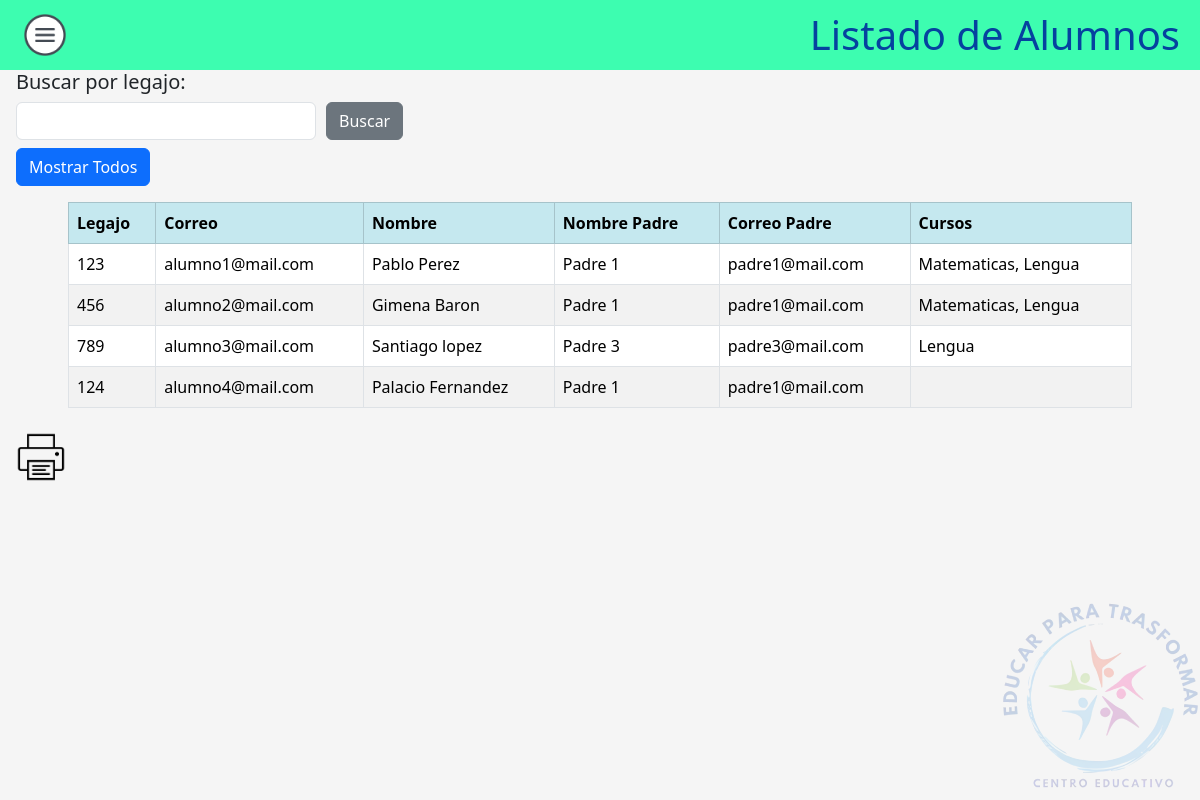
/Personal/totalAlumnos.php, run on the app's committed database.
### tables this page shows
CREATE TABLE `alumno` (
  `id` int(11) NOT NULL,
  `correo` varchar(50) DEFAULT NULL,
  `password` varchar(50) DEFAULT NULL,
  `idPadre` int(11) DEFAULT NULL,
  `legajo` int(30) NOT NULL,
  `nombre` varchar(50) NOT NULL
);

CREATE TABLE `padre` (
  `id` int(11) NOT NULL,
  `correo` varchar(50) DEFAULT NULL,
  `password` varchar(50) DEFAULT NULL,
  `legajo` int(30) NOT NULL,
  `nombre` varchar(50) NOT NULL
);

CREATE TABLE `curso` (
  `id` int(11) NOT NULL,
  `nombre` varchar(50) NOT NULL
);

### Personal/totalAlumnos.php (the view, shortened to what this page needs)
<!DOCTYPE html>
<html>
<head>
  <link href="https://cdn.jsdelivr.net/npm/bootstrap@5.3.2/dist/css/bootstrap.min.css" rel="stylesheet">
  <link rel="stylesheet" href="../Css/styles.css">
</head>
<body>
  <header class="header no-print">
    <a type="button" data-bs-toggle="offcanvas" data-bs-target="#offcanvasExample" aria-controls="offcanvasExample">
      <img src="../Css/hamburguesa.png" width="50px">
    </a>
    <h1 style="text-align: center; color: #05429f">Listado de Alumnos</h1>
  </header>
  <?php
  $conexion = conectar();
  function buscarTodosAlumnos($conexion)
  {
    $queryAlumnos = "
  SELECT
    a.id,
    a.legajo,
    a.correo AS correo_alumno,
    a.nombre,
    p.nombre AS nombre_padre,
    p.correo AS correo_padre
  FROM
    alumno a
  INNER JOIN
    padre p ON a.idPadre = p.id
";
    $resultado = mysqli_query($conexion, $queryAlumnos);
    return $resultado;
  }
  ?>
  <div>
    <form method="POST" class="no-print ms-3">
      <div class="mb-2">
        <h5 class="formlabel">Buscar por legajo:</h5>
        <div class="form-inline">
          <input class="form-control max-width-input" type="text" name="legajo">
          <button class="btn btn-secondary" type="submit">Buscar</button>
        </div>
      </div>
    </form>
    <form method="POST" class="no-print ms-3">
      <button class="mb-2 btn btn-primary" type="submit" name="mostrarTodos">Mostrar Todos</button>
    </form>
    <?php
    if (isset($_POST['legajo'])) {
      $legajo = $_POST['legajo'];
      $resultadoAlumnos = buscarAlumnos($conexion, $legajo);
    } elseif (isset($_POST['mostrarTodos'])) {
      $resultadoAlumnos = buscarTodosAlumnos($conexion);
    } else {
      $resultadoAlumnos = buscarTodosAlumnos($conexion);
    }
    if (mysqli_num_rows($resultadoAlumnos) > 0) {
    ?>
      <div class="mx-auto p-2" style="width: 90vw">
        <table class="table table-striped table-bordered">
          <tr class="table-info">
            <th>Legajo</th>
            <th>Correo</th>
            <th>Nombre</th>
            <th>Nombre Padre</th>
            <th>Correo Padre</th>
            <th>Cursos</th>
          </tr>
          <?php
          while ($filaAlumno = mysqli_fetch_array($resultadoAlumnos)) {
          ?>
            <tr>
              <td><?php echo $filaAlumno['legajo']; ?></td>
              <td><?php echo $filaAlumno['correo_alumno']; ?></td>
              <td><?php echo $filaAlumno['nombre']; ?></td>
              <td><?php echo $filaAlumno['nombre_padre']; ?></td>
              <td><?php echo $filaAlumno['correo_padre']; ?></td>
              <td>
                <?php
                $idAlumno = $filaAlumno['id'];
                $queryCursos = "
                  SELECT c.nombre
                  FROM alumnocurso ac
                  INNER JOIN curso c ON ac.idCurso = c.id
                  WHERE ac.idAlumno = '$idAlumno'
                ";
                $resultadoCursos = mysqli_query($conexion, $queryCursos);
                $firstRow = true;
                while ($filaCurso = mysqli_fetch_array($resultadoCursos)) {
                  if ($firstRow) {
                    echo $filaCurso['nombre'];
                    $firstRow = false;
                  } else {
                    echo ", " . $filaCurso['nombre'];
                  }
                }
                ?>
              </td>
            </tr>
          <?php } ?>
        </table>
      </div>
    <?php } ?>
    <a class="no-print ms-3" type='button' onclick='imprimirTabla()'><img src='../Css/print.png' width='50px'></a>
  </div>
  <div id="footer">
    <img src="../Css/Logotipo200x200.png">
  </div>
</body>
</html>

### Css/styles.css (style rules this page uses)
body { background-color: #f5f5f5; }
.header { background-color: #3dfdb0; color: #fff; padding: 10px 20px; display: flex; justify-content: space-between; align-items: center; }
.header h1 { text-align: center; margin: 0; }
#footer { position: fixed; right: 0; bottom: 0; margin: 0; padding: 0; }
#footer img { width: 200px; opacity: 0.2; }
.max-width-input { max-width: 300px; width: 100%; }
.form-inline { display: flex; align-items: center; }
.form-inline input, .form-inline button { margin-right: 10px; }

### data on the page
alumno: legajo "123", correo "alumno1@mail.com", nombre "Pablo Perez", idPadre.nombre "Padre 1", idPadre.correo "padre1@mail.com"
curso: nombre "Matematicas"
curso: nombre "Lengua"
alumno: legajo "456", correo "alumno2@mail.com", nombre "Gimena Baron", idPadre.nombre "Padre 1", idPadre.correo "padre1@mail.com"
alumno: legajo "789", correo "alumno3@mail.com", nombre "Santiago lopez", idPadre.nombre "Padre 3", idPadre.correo "padre3@mail.com"
alumno: legajo "124", correo "alumno4@mail.com", nombre "Palacio Fernandez", idPadre.nombre "Padre 1", idPadre.correo "padre1@mail.com"
